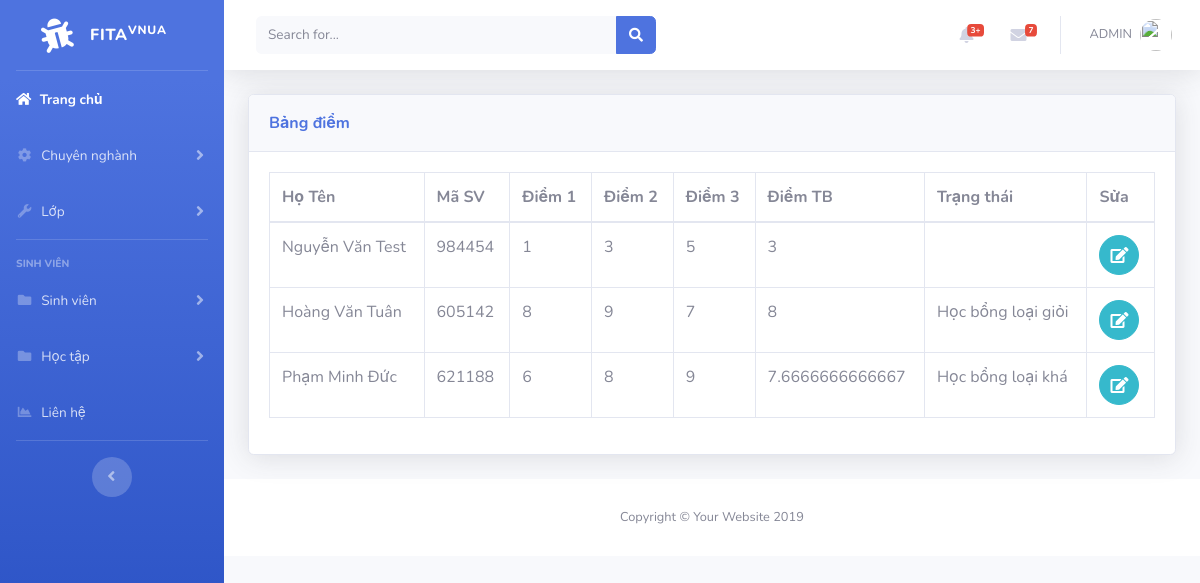
Screenshot of /point.php with the database file from the repository.
### tables this page shows
CREATE TABLE `student` (
  `id` int(11) NOT NULL,
  `name` varchar(50) NOT NULL,
  `code` varchar(6) NOT NULL,
  `class` varchar(50) NOT NULL,
  `phone` varchar(50) NOT NULL,
  `email` varchar(50) NOT NULL,
  `id_pos` int(6) NOT NULL
);

CREATE TABLE `point` (
  `id` int(11) NOT NULL,
  `id_sv` int(11) NOT NULL,
  `diem1` varchar(50) NOT NULL,
  `diem2` varchar(50) NOT NULL,
  `diem3` varchar(50) NOT NULL,
  `tbc` varchar(50) NOT NULL
);

### point.php (the view, shortened to what this page needs)
<?php
include('includes/header.php');
include('includes/navbar.php');
include('includes/connect.php');
?>
<div class="container-fluid">
<div class="card shadow mb-4">
  <div class="card-header py-3">
    <h7 class="m-0 font-weight-bold text-primary">Bảng điểm
    </h7>
  </div>
  <div class="card-body">
  <div class="table-responsive">
<?php
$query_3="SELECT student.name, code, diem1, diem2, diem3, tbc FROM student INNER JOIN point ON student.id = point.id_sv";
$query_run3=mysqli_query($connect,$query_3);
 ?>
      <table class="table table-bordered" id="dataTable" width="100%" cellspacing="0">
        <thead>
          <tr>
            <th>Họ Tên</th>
            <th>Mã SV</th>
            <th>Điểm 1</>
            <th>Điểm 2</th>
            <th>Điểm 3</th>
            <th>Điểm TB</th>
            <th>Trạng thái</th>
            <th>Sửa</th>
          </tr>
        </thead>
        <tbody>
          <?php
              if(mysqli_num_rows($query_run3)>0)
              {
                while($row=mysqli_fetch_assoc($query_run3))
                {
                  ?>
                      <tr>
                        <td><?php echo $row['name']; ?></td>
                        <td><?php echo $row['code']; ?></td>
                        <td><?php echo $row['diem1']; ?></td>
                        <td><?php echo $row['diem2']; ?></td>
                        <td><?php echo $row['diem3']; ?></td>
                        <td><?php echo $row['tbc']; ?></td>
                        <td>
                            <?php
                                if($row['tbc']>=8)
                                {
                                    echo "Học bổng loại giỏi";
                                }
                                if($row['tbc']>=7 && $row['tbc']<8 )
                                {
                                    echo "Học bổng loại khá";
                                }
                                else
                                {
                                    echo ' ';
                                }
                            ?>
                        </td>
                        <td>
                            <form action="edit_point.php" method="post">
                                <button  type="submit" name="edit_point" class="btn btn-info btn-circle"><i class="fa fa-edit edit"></i></button>
                            </form>
                        </td>
                      </tr>
                  <?php
                }
              }
              else
              {
                echo "Not found";
              }
           ?>
        </tbody>
      </table>
    </div>
  </div>
</div>
</div>
<?php
include('includes/footer.php');
?>

### includes/header.php (shortened to what this page needs)
<!DOCTYPE html>
<html lang="en">
<head>
  <link href="vendor/fontawesome-free/css/all.min.css" rel="stylesheet" type="text/css">
  <link href="css/sb-admin-2.min.css" rel="stylesheet">
</head>
<body id="page-top">
  <div id="wrapper">

### includes/navbar.php (shortened to what this page needs)
   <ul class="navbar-nav bg-gradient-primary sidebar sidebar-dark accordion" id="accordionSidebar">
<a class="sidebar-brand d-flex align-items-center justify-content-center" href="index.php">
  <div class="sidebar-brand-icon rotate-n-15">
    <i class="fas fa-bug"></i>
  </div>
  <div class="sidebar-brand-text mx-3">FITA<sup>Vnua</sup></div>
</a>
<hr class="sidebar-divider my-0">
<li class="nav-item active">
  <a class="nav-link" href="index.php">
    <i class="fas fa-home"></i>
    <span>Trang chủ</span></a>
</li>
<li class="nav-item">
  <a class="nav-link collapsed" href="#" data-toggle="collapse" data-target="#collapseTwo" aria-expanded="true" aria-controls="collapseTwo">
    <i class="fas fa-fw fa-cog"></i>
    <span>Chuyên nghành</span>
  </a>
</li>
<li class="nav-item">
  <a class="nav-link collapsed" href="#" data-toggle="collapse" data-target="#collapseUtilities" aria-expanded="true" aria-controls="collapseUtilities">
    <i class="fas fa-fw fa-wrench"></i>
    <span>Lớp</span>
  </a>
</li>
<hr class="sidebar-divider">
<div class="sidebar-heading">
  Sinh viên
</div>
<li class="nav-item">
  <a class="nav-link collapsed" href="#" data-toggle="collapse" data-target="#collapsePages" aria-expanded="true" aria-controls="collapsePages">
    <i class="fas fa-fw fa-folder"></i>
    <span>Sinh viên</span>
  </a>
</li>
<li class="nav-item">
  <a class="nav-link collapsed" href="#" data-toggle="collapse" data-target="#collapsePages" aria-expanded="true" aria-controls="collapsePages">
    <i class="fas fa-fw fa-folder"></i>
    <span>Học tập</span>
  </a>
</li>
<li class="nav-item">
  <a class="nav-link" href="charts.html">
    <i class="fas fa-fw fa-chart-area"></i>
    <span>Liên hệ</span></a>
</li>
<hr class="sidebar-divider d-none d-md-block">
<div class="text-center d-none d-md-inline">
  <button class="rounded-circle border-0" id="sidebarToggle"></button>
</div>
</ul>
    <div id="content-wrapper" class="d-flex flex-column">
      <div id="content">
        <nav class="navbar navbar-expand navbar-light bg-white topbar mb-4 static-top shadow">
          <form class="d-none d-sm-inline-block form-inline mr-auto ml-md-3 my-2 my-md-0 mw-100 navbar-search">
            <div class="input-group">
              <input type="text" class="form-control bg-light border-0 small" placeholder="Search for..." aria-label="Search" aria-describedby="basic-addon2">
              <div class="input-group-append">
                <button class="btn btn-primary" type="button">
                  <i class="fas fa-search fa-sm"></i>
                </button>
              </div>
            </div>
          </form>
          <ul class="navbar-nav ml-auto">
            <li class="nav-item dropdown no-arrow mx-1">
              <a class="nav-link dropdown-toggle" href="#" id="alertsDropdown" role="button" data-toggle="dropdown" aria-haspopup="true" aria-expanded="false">
                <i class="fas fa-bell fa-fw"></i>
                <span class="badge badge-danger badge-counter">3+</span>
              </a>
            </li>
            <li class="nav-item dropdown no-arrow mx-1">
              <a class="nav-link dropdown-toggle" href="#" id="messagesDropdown" role="button" data-toggle="dropdown" aria-haspopup="true" aria-expanded="false">
                <i class="fas fa-envelope fa-fw"></i>
                <span class="badge badge-danger badge-counter">7</span>
              </a>
            </li>
            <li class="nav-item dropdown no-arrow">
              <a class="nav-link dropdown-toggle" href="#" id="userDropdown" role="button" data-toggle="dropdown" aria-haspopup="true" aria-expanded="false">
                <span class="mr-2 d-none d-lg-inline text-gray-600 small">
               ADMIN
                </span>
                <img class="img-profile rounded-circle" src="https://cdn.pixabay.com/photo/2016/09/01/08/24/smiley-1635449_960_720.png">
              </a>
            </li>
          </ul>
        </nav>

### includes/footer.php
      <footer class="sticky-footer bg-white">
        <div class="container my-auto">
          <div class="copyright text-center my-auto">
            <span>Copyright &copy; Your Website 2019</span>
          </div>
        </div>
      </footer>
</body>
</html>

### rows the page displays
student: name "Nguyễn Văn Test", code "984454", point.diem1 "1", point.diem2 "3", point.diem3 "5", point.tbc "3"
student: name "Hoàng Văn Tuân", code "605142", point.diem1 "8", point.diem2 "9", point.diem3 "7", point.tbc "8", shows "Học bổng loại giỏi"
student: name "Phạm Minh Đức", code "621188", point.diem1 "6", point.diem2 "8", point.diem3 "9", point.tbc "7.6666666666667", shows "Học bổng loại khá"
